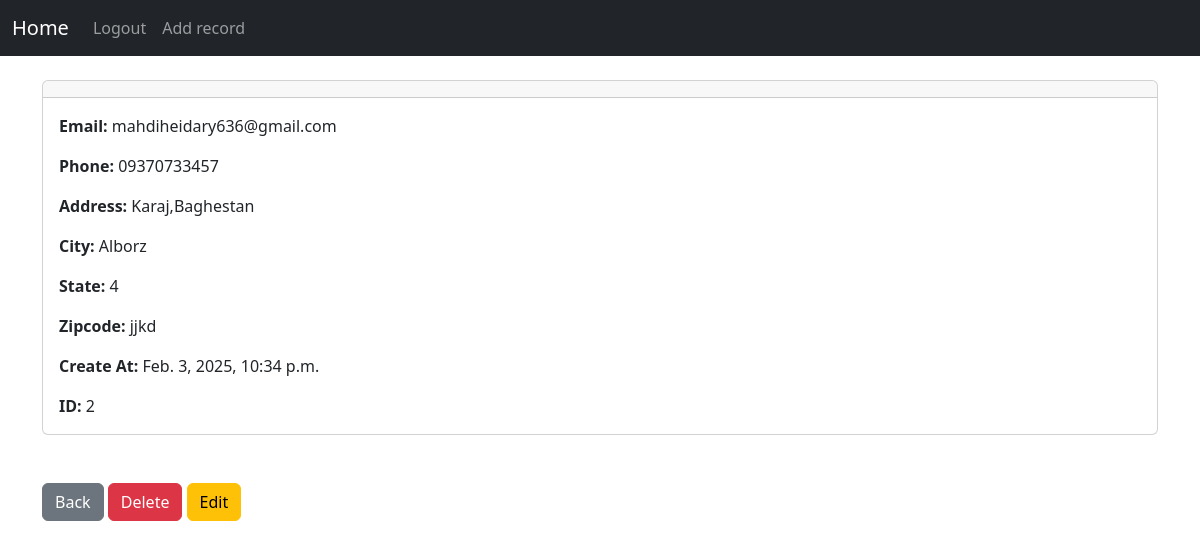
The page /record/2 (signed in) on the database its author committed.
### myapp/models.py (models this page shows, shortened)
class Record(models.Model):
    created_at = models.DateTimeField(auto_now_add=True)
    first_name = models.CharField(max_length=50)
    last_name = models.CharField(max_length=50)
    email = models.CharField(max_length=100)
    phone = models.CharField(max_length=15)
    address = models.CharField(max_length=100)
    city = models.CharField(max_length=50)
    state = models.CharField(max_length=50)
    zipcode = models.CharField(max_length=20)

### myapp/views.py (the view)
# urls.py: path('record/<int:pk>', record_view, name='record'),
def record_view(request, pk):
    if request.user.is_authenticated:
        record = Record.objects.get(pk=pk)
        return render(request, 'record.html', {'record': record})
    else:
        messages.error(request, 'login first (^^)')
        return redirect('login')

### myapp/templates/record.html (shortened to what this page needs)
{% extends 'base.html' %}
{% block content %}
<div class="card">
  <div class="card-header">
  </div>
  <div class="card-body">
<p class="card-text">
<strong>Email: </strong>{{ record.email }}</p>
<p class="card-text">
<strong>Phone: </strong>{{ record.phone }}
</p>
<p class="card-text">
<strong>Address: </strong>{{ record.address }}</p>
<p class="card-text">
<strong>City: </strong>{{ record.city }}</p>
<p class="card-text">
<strong>State: </strong>{{ record.state }}</p>
<p class="card-text">
<strong>Zipcode: </strong>{{ record.zipcode }}</p>
<p class="card-text">
<strong>Create At: </strong>{{ record.created_at }}</p>
<p class="card-text">
<strong>ID: </strong>{{ record.id }}</p>
  </div>
</div>
<br/><br/>
<a href="{% url 'home' %}" class="btn btn-secondary">Back</a>
<a href="{% url 'delete' record.id %}" class="btn btn-danger">Delete</a>
<a href="{% url 'edit' record.id %}" class="btn btn-warning">Edit</a>
{% endblock %}

### rows shown on the page
Record: email "mahdiheidary636@gmail.com", phone "09370733457", address "Karaj,Baghestan", city "Alborz", state "4", zipcode "jjkd", created_at "Feb. 3, 2025, 10:34 p.m.", id "2"
